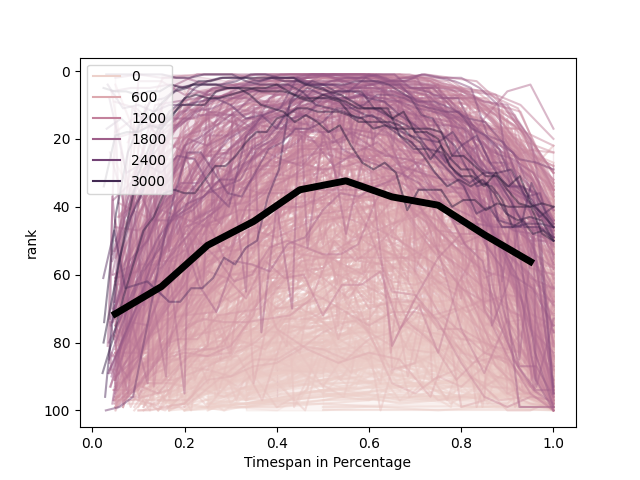

Reproduce this figure in Python.
import pandas as pd
import numpy as np
import seaborn as sns
import matplotlib.pyplot as plt
import time


df = pd.read_csv(f"/home/miana/Downloads/weather_berlin/charts.csv")
SongID = df[df["weeks-on-board"]==1][["song", "rank", "date", "artist"]]

total = df.groupby(by=["song", "artist"])


songs = []
n = 0
for name, group in total:
    max_lifespan=group['weeks-on-board'].max()
    S = 0
    for i in range(len(group.index)):
        S += 100 - group.iloc[i]["rank"]
        group.iloc[i, group.columns.get_loc("weeks-on-board")]=group.iloc[i, group.columns.get_loc("weeks-on-board")]#/max_lifespan
    group["blue"] = [S for i in group.index]
    songs.append(group)
    n += 1
    if n==400:
        break
x=[]
sng=[]
songs = pd.concat(songs).reset_index(drop=True)
for i in range(10):
    p=i/10
    p2=(i+1)/10
    sng.append(songs.loc[(songs['weeks-on-board']>p) & (songs['weeks-on-board']<p2)]['rank'].mean())
    x.append(p+(1/20))

g=sns.lineplot(x='weeks-on-board', y='rank',hue="blue", data=songs,alpha=0.5)
g.set(xlabel='Timespan in Percentage')

sns.lineplot(y=sng, x=x,color='black',linewidth=5)
plt.gca().invert_yaxis()
plt.show()
